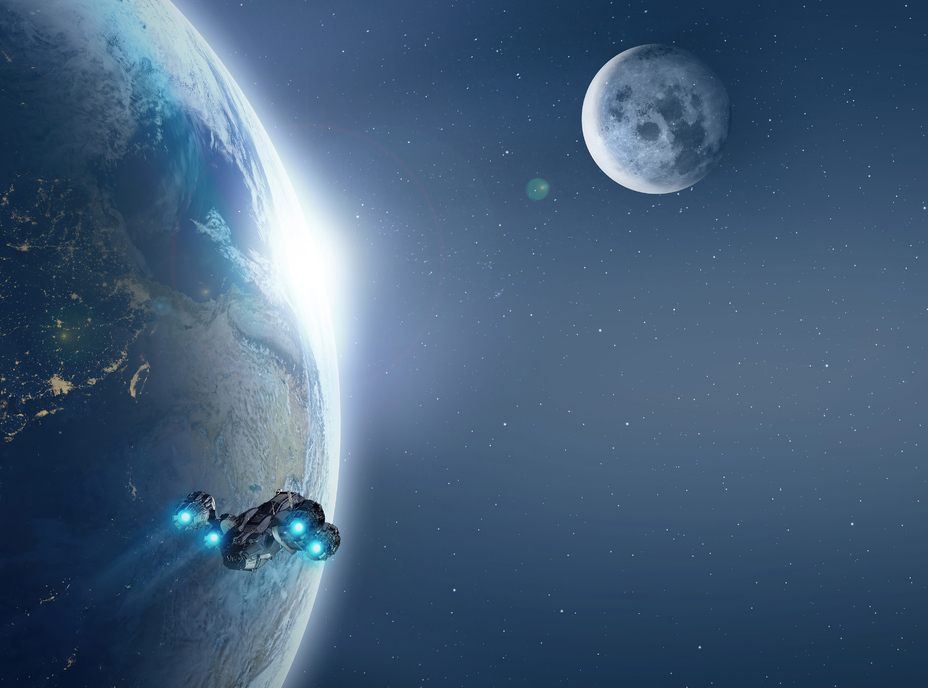

Below is a game level as drawn by its tile map, then a one-line description and the .tmx that defines it (tile-layer data replaced by summaries):
An orthogonal 58x43 tile map with 16x16 px tiles, 1 tile layer (Spaceship).

<map version="1.10" tiledversion="1.11.0" orientation="orthogonal" renderorder="right-down" width="58" height="43" tilewidth="16" tileheight="16" infinite="0" nextlayerid="2" nextobjectid="1">
 <tileset firstgid="1" name="Spaceship" tilewidth="16" tileheight="16" tilecount="3072" columns="64">
  <image source="Spaceship.jpg" width="1024" height="768" />
 </tileset>
 <layer id="1" name="Spaceship" width="58" height="43">
  <data>[2494 cells, 2494 non-empty, 2494 distinct tile ids]</data>
 </layer>
</map>